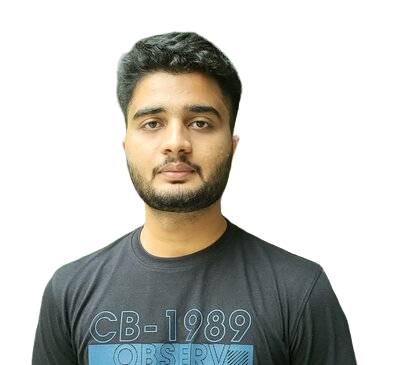
#> input picture NewCode/input/keval_whitebg.png, 400 x 365 px, found by its file name; its folder holds only this picture in this run
$ python enhance.py
#> lines starting #> are read from the running program, lines starting #| are printed output that depends on the picture
import cv2
import os

# Input and output directories
input_dir = 'NewCode/input/'
output_dir = 'NewCode/output/'

# Ensure output directory exists
if not os.path.exists(output_dir):
    os.makedirs(output_dir)

# List all files in input directory
files = os.listdir(input_dir)

# Loop through each file and process
for file_name in files:
    # Check if file is an image (you can expand this check based on file extensions)
    if file_name.endswith(('.jpg', '.jpeg', '.png', '.gif')):
        # Read the image using OpenCV
        img_path = os.path.join(input_dir, file_name)

        # Check if the file exists
        if os.path.exists(img_path):
            img = cv2.imread(img_path)
#> img is the input picture: shape (365, 400, 3); mean B, G, R 193.1, 197.4, 197.1

            # Check if the image is valid
            if img is not None:
                # Upscale the image to 1080px using bicubic interpolation
                upscaled = cv2.resize(img, (1080, 1080), interpolation=cv2.INTER_CUBIC)
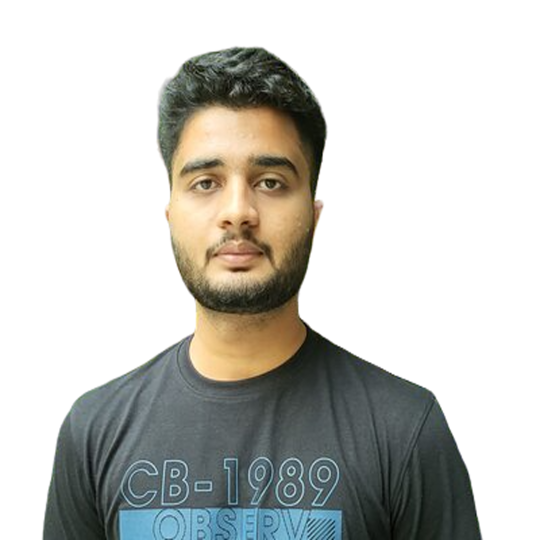
#> upscaled: shape (1080, 1080, 3) (shown at 1/2 size); mean B, G, R 193.1, 197.4, 197.1

                # Save the processed image to output directory
                cv2.imwrite(os.path.join(output_dir, file_name), upscaled)

                print(f"Processed {file_name} and saved to {output_dir}")
            else:
                print(f"Error reading {file_name}. Skipping...")
        else:
            print(f"File {file_name} not found. Skipping...")
